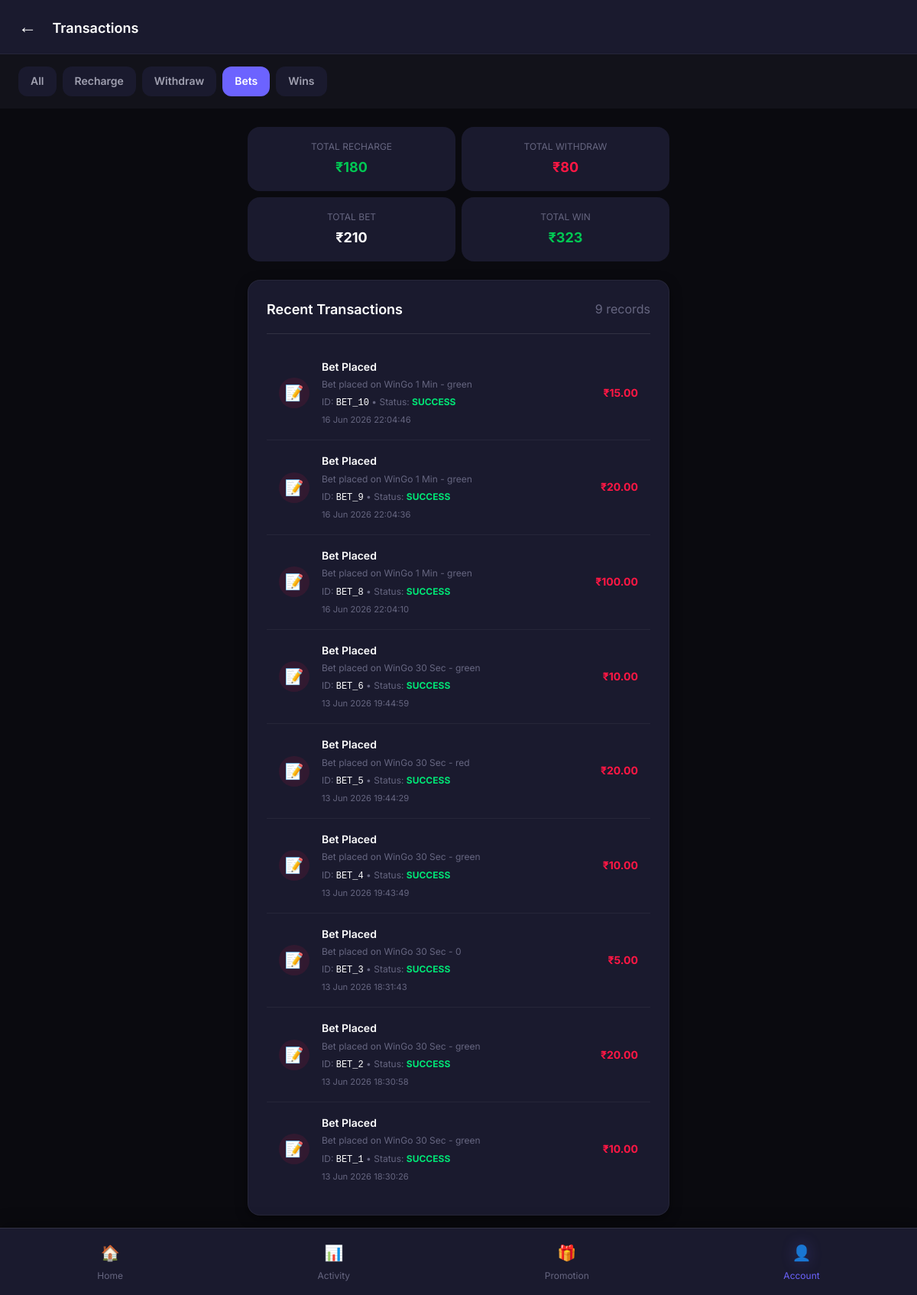
The app's page /wallet/transactions/?type=bet (signed in) with its own data.
### wallet/models.py (models this page shows, shortened)
class Transaction(models.Model):
    TRANSACTION_TYPE_CHOICES = [
        ('recharge', 'Recharge'),
        ('recharge_failed', 'Recharge Failed'),
        ('withdraw', 'Withdraw'),
        ('withdraw_rejected', 'Withdraw Rejected'),
        ('bet', 'Bet Placed'),
        ('win', 'Game Win'),
        ('lose', 'Game Loss'),
        ('referral_bonus', 'Referral Bonus'),
        ('signup_bonus', 'Signup Bonus'),
        ('transfer', 'Wallet Transfer'),
        ('adjustment', 'Balance Adjustment'),
    ]
    STATUS_CHOICES = [
        ('pending', 'Pending'),
        ('completed', 'Completed'),
        ('success', 'Success'),
        ('failed', 'Failed'),
    ]
    user = models.ForeignKey(settings.AUTH_USER_MODEL, on_delete=models.CASCADE, related_name='transactions')
    transaction_type = models.CharField(max_length=20, choices=TRANSACTION_TYPE_CHOICES)
    amount = models.DecimalField(max_digits=10, decimal_places=2)
    wallet_type = models.CharField(max_length=20, choices=[
        ('deposit', 'Deposit'),
        ('winning', 'Winning'),
        ('bonus', 'Bonus'),
    ], null=True, blank=True)
    status = models.CharField(max_length=20, choices=STATUS_CHOICES, default='completed')
    description = models.TextField(blank=True)
    reference_id = models.CharField(max_length=100, blank=True)
    balance_after = models.DecimalField(max_digits=12, decimal_places=2, null=True, blank=True)
    created_at = models.DateTimeField(auto_now_add=True)
    @property
    def display_status(self):
        if self.status == 'completed':
            return 'success'
        return self.status
    @property
    def transaction_id(self):
        return self.reference_id or f"TXN{self.id:06d}"
    class Meta:
        ordering = ['-created_at']
        verbose_name_plural = 'Transactions'

### wallet/views.py (the view)
# urls.py: path('transactions/', views.transaction_history, name='transaction_history'),
@login_required
def transaction_history(request):
    transaction_type = request.GET.get('type', '')
    all_transactions = Transaction.objects.filter(user=request.user)
    summary = {
        'total_recharge': all_transactions.filter(transaction_type='recharge').aggregate(total=Sum('amount'))['total'] or 0,
        'total_withdraw': all_transactions.filter(transaction_type='withdraw').aggregate(total=Sum('amount'))['total'] or 0,
        'total_bet': all_transactions.filter(transaction_type='bet').aggregate(total=Sum('amount'))['total'] or 0,
        'total_win': all_transactions.filter(transaction_type='win').aggregate(total=Sum('amount'))['total'] or 0,
    }
    transactions = all_transactions
    if transaction_type:
        transactions = transactions.filter(transaction_type=transaction_type)
    transactions = transactions.order_by('-created_at')[:100]
    context = {
        'transactions': transactions,
        'summary': summary,
        'transaction_types': Transaction.TRANSACTION_TYPE_CHOICES,
    }
    return render(request, 'wallet/transaction_history.html', context)

### core/context_processors.py (called while the page is built)
def site_settings(request):
    return {
        'SITE_NAME': 'Color Prediction',
        'SITE_SETTING': {
            'admin_upi': getattr(settings, 'ADMIN_UPI', 'Not configured'),
            'admin_qr': getattr(settings, 'ADMIN_QR', ''),
        },
        'GAME_SETTINGS': settings.GAME_SETTINGS,
    }

### templates/wallet/transaction_history.html (shortened to what this page needs)
{% extends 'base/base.html' %}
{% load static %}
{% block content %}
<div class="app-container">
    <header class="app-header">
        <div class="header-left">
            <a href="{% url 'wallet' %}" class="back-btn">←</a>
            <span class="page-title">Transactions</span>
        </div>
    </header>
    <div class="filter-tabs">
        <a href="{% url 'transaction_history' %}" class="filter-tab {% if not request.GET.type %}active{% endif %}">
            All
        </a>
        <a href="?type=recharge" class="filter-tab {% if request.GET.type == 'recharge' %}active{% endif %}">
            Recharge
        </a>
        <a href="?type=withdraw" class="filter-tab {% if request.GET.type == 'withdraw' %}active{% endif %}">
            Withdraw
        </a>
        <a href="?type=bet" class="filter-tab {% if request.GET.type == 'bet' %}active{% endif %}">
            Bets
        </a>
        <a href="?type=win" class="filter-tab {% if request.GET.type == 'win' %}active{% endif %}">
            Wins
        </a>
    </div>
    <main class="main-content">
        <div class="summary-grid">
            <div class="summary-card">
                <div class="summary-label">Total Recharge</div>
                <div class="summary-value positive">₹{{ summary.total_recharge|default:"0.00" }}</div>
            </div>
            <div class="summary-card">
                <div class="summary-label">Total Withdraw</div>
                <div class="summary-value negative">₹{{ summary.total_withdraw|default:"0.00" }}</div>
            </div>
            <div class="summary-card">
                <div class="summary-label">Total Bet</div>
                <div class="summary-value">₹{{ summary.total_bet|default:"0.00" }}</div>
            </div>
            <div class="summary-card">
                <div class="summary-label">Total Win</div>
                <div class="summary-value positive">₹{{ summary.total_win|default:"0.00" }}</div>
            </div>
        </div>
        {% if transactions %}
        <div class="card mt-3">
            <div class="card-header">
                <span class="card-title">Recent Transactions</span>
                <span class="text-muted">{{ transactions.count }} records</span>
            </div>
            <div class="card-body" style="padding: 0;">
                {% for tx in transactions %}
                <div class="transaction-item">
                    <div class="tx-icon {% if tx.transaction_type in 'recharge,win,referral_bonus,signup_bonus' %}positive{% else %}negative{% endif %}">
                        {% if tx.transaction_type == 'recharge' %}💳
                        {% elif tx.transaction_type == 'withdraw' %}💵
                        {% elif tx.transaction_type == 'bet' %}📝
                        {% elif tx.transaction_type == 'win' %}🎉
                        {% elif tx.transaction_type == 'lose' %}❌
                        {% elif tx.transaction_type == 'referral_bonus' %}🎁
                        {% elif tx.transaction_type == 'signup_bonus' %}🎁
                        {% elif tx.transaction_type == 'transfer' %}🔄
                        {% else %}💰{% endif %}
                    </div>
                    <div class="tx-info">
                        <div class="tx-title">{{ tx.get_transaction_type_display }}</div>
                        <div class="tx-subtitle">{{ tx.description }}</div>
                        <div style="font-size: 0.75rem; color: var(--text-muted); margin-top: 4px;">
                            ID: <code style="color: var(--text-primary);">{{ tx.transaction_id }}</code> • Status:
                            <span style="font-weight: 700; color: {% if tx.display_status == 'success' %}#00E676{% else %}#FF1744{% endif %}; text-transform: uppercase;">
                                {{ tx.display_status }}
                            </span>
                        </div>
                        <div class="tx-date" style="margin-top: 4px;">{{ tx.created_at|date:"d M Y H:i:s" }}</div>
                    </div>
                    <div class="tx-amount {% if tx.transaction_type in 'recharge,win,referral_bonus,signup_bonus' %}positive{% else %}negative{% endif %}">
                        {% if tx.transaction_type in 'recharge,win,referral_bonus,signup_bonus' %}+{% endif %}₹{{ tx.amount }}
                    </div>
                </div>
                {% endfor %}
            </div>
        </div>
        {% else %}
        <div class="empty-state">
            <div class="empty-state-icon">📭</div>
            <div class="empty-state-title">No transactions yet</div>
            <div class="empty-state-subtitle">Your transaction history will appear here</div>
        </div>
        {% endif %}
    </main>
    <nav class="bottom-nav">
        <a href="{% url 'game_home' %}" class="nav-item">
            <span class="nav-icon">🏠</span>
            <span>Home</span>
        </a>
        <a href="{% url 'my_bets' %}" class="nav-item">
            <span class="nav-icon">📊</span>
            <span>Activity</span>
        </a>
        <a href="{% url 'referral_dashboard' %}" class="nav-item">
            <span class="nav-icon">🎁</span>
            <span>Promotion</span>
        </a>
        <a href="{% url 'wallet' %}" class="nav-item active">
            <span class="nav-icon">👤</span>
            <span>Account</span>
        </a>
    </nav>
</div>
{% endblock %}

### static/css/style.css (style rules this page uses)
:root { --primary-color: #6C63FF; --primary-dark: #5A52E0; --secondary-color: #00D4AA; --accent-color: #FF6B6B; --color-green: #00C853; --color-green-light: #00E676; --color-red: #FF1744; --color-red-light: #FF5252; --color-violet: #AA00FF; --color-violet-light: #D500F9; --bg-primary: #0A0A0F; --bg-secondary: #12121A; --bg-card: #1A1A2E; --bg-card-hover: #222240; --text-primary: #FFFFFF; --text-secondary: #A0A0B0; --text-muted: #666680; --glow-primary: 0 0 20px rgba(108, 99, 255, 0.3); --glow-green: 0 0 20px rgba(0, 200, 83, 0.3); --glow-red: 0 0 20px rgba(255, 23, 68, 0.3); --glow-violet: 0 0 20px rgba(170, 0, 255, 0.3); --shadow-sm: 0 2px 8px rgba(0, 0, 0, 0.3); --shadow-md: 0 4px 16px rgba(0, 0, 0, 0.4); --shadow-lg: 0 8px 32px rgba(0, 0, 0, 0.5); --radius-sm: 8px; --radius-md: 12px; --radius-lg: 16px; --radius-xl: 24px; --transition-fast: 0.15s ease; --transition-normal: 0.3s ease; --transition-slow: 0.5s ease; --spacing-xs: 4px; --spacing-sm: 8px; --spacing-md: 16px; --spacing-lg: 24px; --spacing-xl: 32px; --spacing-xxl: 48px; }
* { margin: 0; padding: 0; box-sizing: border-box; }
html { scroll-behavior: smooth; }
body { font-family: 'Segoe UI', 'Roboto', 'Helvetica Neue', Arial, sans-serif; background: var(--bg-primary); color: var(--text-primary); line-height: 1.6; min-height: 100vh; overflow-x: hidden; }
a { color: var(--primary-color); text-decoration: none; transition: color var(--transition-fast); }
.text-muted { color: var(--text-muted); }
.mt-3 { margin-top: var(--spacing-lg); }
.card { background: var(--bg-card); border-radius: var(--radius-lg); padding: var(--spacing-lg); box-shadow: var(--shadow-md); border: 1px solid rgba(255, 255, 255, 0.05); transition: all var(--transition-normal); backdrop-filter: blur(10px); }
.card-header { display: flex; justify-content: space-between; align-items: center; margin-bottom: var(--spacing-md); padding-bottom: var(--spacing-md); border-bottom: 1px solid rgba(255, 255, 255, 0.1); }
.card-title { font-size: 1.125rem; font-weight: 600; color: var(--text-primary); margin: 0; }
.card-body { padding: var(--spacing-md) 0; }
.bottom-nav { position: fixed; bottom: 0; left: 0; width: 100%; background: var(--bg-card); border-top: 1px solid rgba(255, 255, 255, 0.1); display: flex; justify-content: space-around; padding: var(--spacing-sm) 0; z-index: 100; box-shadow: 0 -4px 20px rgba(0, 0, 0, 0.3); }
.nav-item { display: flex; flex-direction: column; align-items: center; gap: var(--spacing-xs); padding: var(--spacing-sm) var(--spacing-md); color: var(--text-muted); text-decoration: none; transition: all var(--transition-fast); border-radius: var(--radius-md); font-size: 0.75rem; }
.nav-item.active { color: var(--primary-color); }
.nav-item.active .nav-icon { text-shadow: var(--glow-primary); }
.nav-icon { font-size: 1.5rem; transition: all var(--transition-fast); }
.main-content { padding: var(--spacing-lg); padding-bottom: 100px; max-width: 600px; margin: 0 auto; }
.page-title { font-size: 1.5rem; font-weight: 700; margin: 0; }

### templates/base/base.html (style rules this page uses)
body { font-family: 'Inter', sans-serif; }

### records on screen
Transaction: transaction_type "Bet Placed", description "Bet placed on WinGo 1 Min - green", transaction_id "BET_10", display_status "SUCCESS", created_at "16 Jun 2026 22:04:46", amount "15.00"
Transaction: transaction_type "Bet Placed", description "Bet placed on WinGo 1 Min - green", transaction_id "BET_9", display_status "SUCCESS", created_at "16 Jun 2026 22:04:36", amount "20.00"
Transaction: transaction_type "Bet Placed", description "Bet placed on WinGo 1 Min - green", transaction_id "BET_8", display_status "SUCCESS", created_at "16 Jun 2026 22:04:10", amount "100.00"
Transaction: transaction_type "Bet Placed", description "Bet placed on WinGo 30 Sec - green", transaction_id "BET_6", display_status "SUCCESS", created_at "13 Jun 2026 19:44:59", amount "10.00"
Transaction: transaction_type "Bet Placed", description "Bet placed on WinGo 30 Sec - red", transaction_id "BET_5", display_status "SUCCESS", created_at "13 Jun 2026 19:44:29", amount "20.00"
Transaction: transaction_type "Bet Placed", description "Bet placed on WinGo 30 Sec - green", transaction_id "BET_4", display_status "SUCCESS", created_at "13 Jun 2026 19:43:49", amount "10.00"
Transaction: transaction_type "Bet Placed", description "Bet placed on WinGo 30 Sec - 0", transaction_id "BET_3", display_status "SUCCESS", created_at "13 Jun 2026 18:31:43", amount "5.00"
Transaction: transaction_type "Bet Placed", description "Bet placed on WinGo 30 Sec - green", transaction_id "BET_2", display_status "SUCCESS", created_at "13 Jun 2026 18:30:58", amount "20.00"
Transaction: transaction_type "Bet Placed", description "Bet placed on WinGo 30 Sec - green", transaction_id "BET_1", display_status "SUCCESS", created_at "13 Jun 2026 18:30:26", amount "10.00"

### other values on screen
{{ summary.total_recharge|default:"0.00" }} "180"
{{ summary.total_withdraw|default:"0.00" }} "80"
{{ summary.total_bet|default:"0.00" }} "210"
{{ summary.total_win|default:"0.00" }} "323"
{{ transactions.count }} "9"
